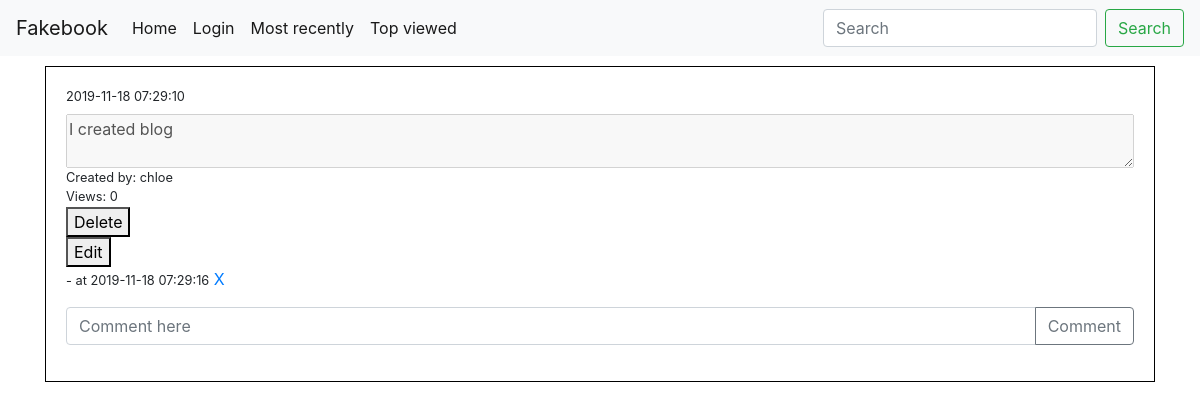
The page /posts/4 on the database its author committed.
### app.py (models this page shows)
class Blog(db.Model):
    id = db.Column(db.Integer, primary_key = True)
    title = db.Column(db.String(200),nullable= False)
    body =  db.Column(db.String,nullable= False)
    author = db.Column(db.String,nullable = False)
    created_on = db.Column(db.DateTime, server_default=db.func.now())
    updated_on = db.Column(db.DateTime, server_default=db.func.now(), server_onupdate=db.func.now())
    user_id = db.Column(db.String,nullable = False)
    view_count = db.Column(db.Integer, default=0)

class Comment(db.Model):
    id = db.Column(db.Integer, primary_key = True)
    body =  db.Column(db.String,nullable= False)
    user_id = db.Column(db.String,nullable = False)
    blog_id = db.Column(db.String,nullable = False)
    created_on = db.Column(db.DateTime, server_default=db.func.now())
    updated_on = db.Column(db.DateTime, server_default=db.func.now(), server_onupdate=db.func.now())

### app.py (the view)
@app.route('/posts/<id>',methods=["GET","POST"])
def view_post(id):
    post = Blog.query.get(id)
    post.view_count +=1
    db.session.commit()
    post.comments = Comment.query.filter_by(blog_id = id).all()
    return render_template('/post.html',post = post, ref = 'view_post')

### templates/post.html
{% extends 'base.html' %}
{% block content %}
<div class="container">
    {% include './views/_post.html' %}
</div>
{% endblock content %}

### templates/views/_post.html (shortened to what this page needs)
<div class='box'>
    <small>{{post.created_on}}</small>
    <textarea disabled>{{post.body}}</textarea>
    <small>Created by: {{post.author}}</small>
    <small> Views: {{post.view_count}} </small>
    <form action="{{url_for('delete_blog',b=post.id)}}">
        <button type="submit">Delete</button>
    </form>
    <form  action="{{url_for('edit_post',id=post.id)}}">
        <button type="submit">Edit</button>
    </form>
    {% for comment in post.comments %}
    <p>
        {{ comment.body }} <small> - at {{comment.created_on}}</small>
        <a href="{{url_for('delete_comment',id = post.id, id_comment = comment.id, ref =ref)}}">X</a>
    </p>
    {% endfor %}
    <form class="input-group mb-3" method="POST" action="{{url_for('create_comment', id = post.id, ref=ref)}}">
        <input name="body" type="text" class="form-control" placeholder="Comment here" aria-label="Recipient's username"
            aria-describedby="button-addon2">
        <div class="input-group-append">
            <button class="btn btn-outline-secondary" type="submit" id="button-addon2">Comment</button>
        </div>
    </form>
</div>

### static/styles.css (style rules this page uses)
.box { height: auto; width: 100%; display: flex; flex-direction: column; border: solid 1px black; padding: 20px; margin-top: 10px; }

### rows shown on the page
Blog: created_on "2019-11-18 07:29:10", body "I created blog", author "chloe", view_count "0"
Comment: created_on "2019-11-18 07:29:16"
